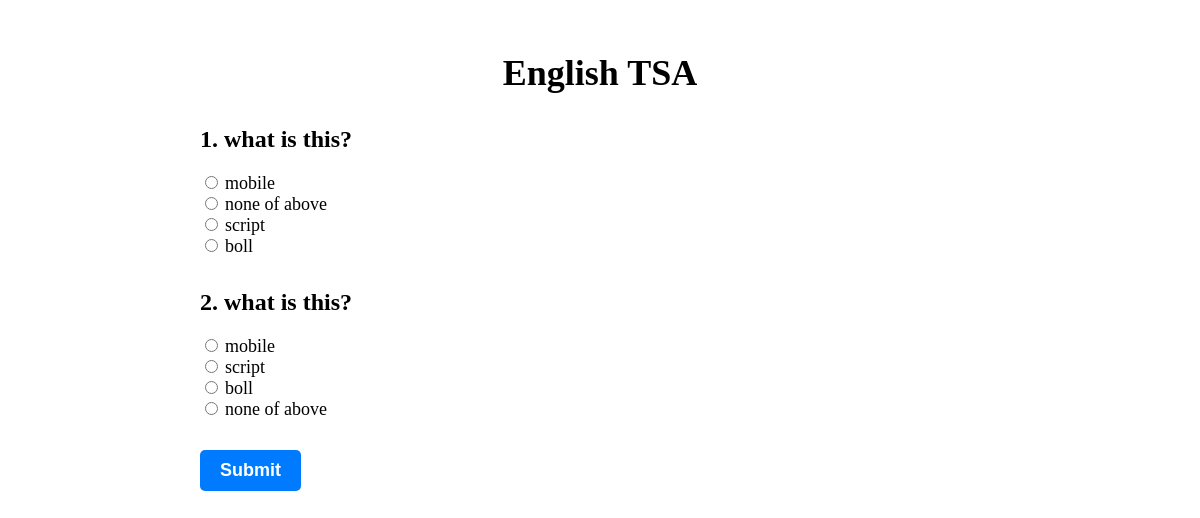
The app's page /Tsa_as.php?subject_id=1 with its own data.
### tables this page shows
CREATE TABLE `tblsubjects` (
  `id` int(11) NOT NULL,
  `subject` varchar(50) NOT NULL
);

CREATE TABLE `tsa_questions` (
  `id` int(11) UNSIGNED NOT NULL,
  `question` text NOT NULL,
  `option1` text NOT NULL,
  `option2` text NOT NULL,
  `option3` text NOT NULL,
  `option4` text NOT NULL,
  `correct_answer` varchar(110) NOT NULL,
  `subject` varchar(255) NOT NULL,
  `marks` int(11) NOT NULL,
  `created_at` timestamp NOT NULL DEFAULT current_timestamp(),
  `updated_at` timestamp NOT NULL DEFAULT current_timestamp() ON UPDATE current_timestamp()
);

### Tsa_as.php (the view, shortened to what this page needs)
<?php
include('./dbcon.php');
if (isset($_GET['subject_id'])) {
  $subject_id = $_GET['subject_id'];
  $sql = "SELECT * FROM tblsubjects WHERE id = $subject_id";
  $result = mysqli_query($con, $sql);
  $subject = mysqli_fetch_assoc($result);
  if ($subject) {
    $sql = "SELECT * FROM tsa_questions WHERE subject = '{$subject['subject']}'";
    $result = mysqli_query($con, $sql);
    $questions = mysqli_fetch_all($result, MYSQLI_ASSOC);
    shuffle($questions);
  }
}
?>
<!DOCTYPE html>
<html>
<head>
</head>
<body>
  <div class="container">
    <?php if (isset($subject)): ?>
    <h1><?php echo $subject['subject']; ?> TSA</h1>
    <form method="post" action="tsa_quiz_result.php">
      <?php foreach ($questions as $index => $question): ?>
        <div class="form-group">
          <h4><?php echo ($index + 1) . '. ' . $question['question']; ?></h4>
          <?php $options = array($question['option1'], $question['option2'], $question['option3'], $question['option4']); shuffle($options); ?>
          <?php foreach ($options as $option) : ?>
            <div class="form-check">
              <input class="form-check-input" type="radio" name="question_<?php echo $question['id']; ?>" id="option_<?php echo $option; ?>" value="<?php echo $option; ?>" required>
              <label class="form-check-label" for="option_<?php echo $option; ?>"><?php echo $option; ?></label>
            </div>
          <?php endforeach; ?>
        </div>
      <?php endforeach; ?>
      <button type="submit" class="btn btn-primary">Submit</button>
    </form>
    <?php else: ?>
    <p>Invalid subject selected.</p>
    <?php endif; ?>
  </div>
</body>
</html>

### Tsa_as.php (style rules this page uses)
.container { max-width: 800px; margin: 0 auto; padding: 20px; }
h1 { font-size: 36px; font-weight: bold; text-align: center; margin-bottom: 30px; }
.form-group { margin-bottom: 30px; }
h4 { font-size: 24px; font-weight: bold; margin-bottom: 20px; }
.form-check-label { font-size: 18px; font-weight: normal; }
.btn { font-size: 18px; font-weight: bold; padding: 10px 20px; background-color: #007bff; color: #fff; border: none; border-radius: 5px; cursor: pointer; transition: all 0.2s ease-in-out; }

### records on screen
tblsubjects: subject "English"
tsa_questions: question "what is this?", option "mobile", option "none of above", option "script", option "boll"
tsa_questions: question "what is this?", option "mobile", option "script", option "boll", option "none of above"
